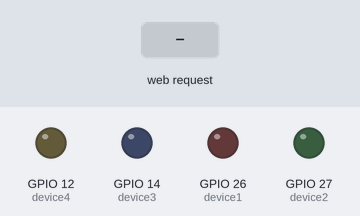
The sketch below on a simulated ESP32. Shown: output pins drawn as LEDs (lit = HIGH). The inputs (shaded band) are chosen by the test bench. WiFi joins after 1.5 s; servers stay silent unless stated; what the sketch prints to the serial monitor is not drawn.

Above: at 2.7 s.
2.8 s: HTTP request GET /toggle1 received
At 3.4 s:
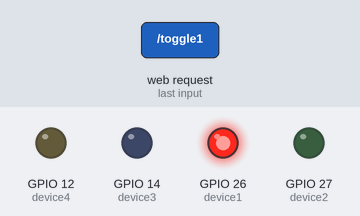
4.3 s: HTTP request GET /toggle2 received
At 4.6 s:
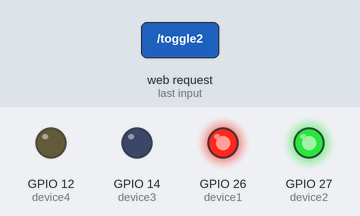
5.8 s: HTTP request GET /toggle3 received
At 6.9 s:
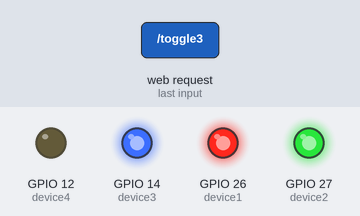
7.3 s: HTTP request GET /toggle4 received
At 8.1 s:
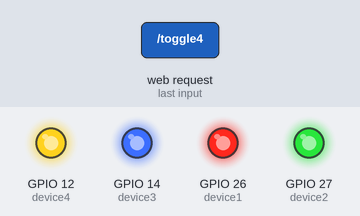
8.8 s: HTTP request GET /toggle1 received
At 9.2 s:
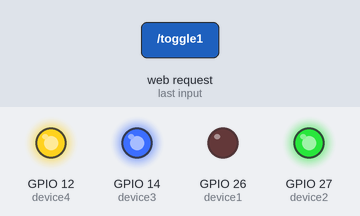
10.3 s: HTTP request GET /toggle2 received
At 11.6 s:
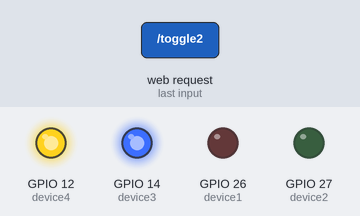
Timing chart, 0 to 12.8 s (numbered marks = the images above; inputs shaded):
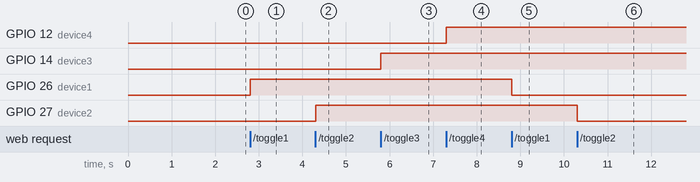

The sketch:

sketch.ino
```cpp
#include <WiFi.h>
#include <WebServer.h>

// Wokwi Virtual WiFi Credentials
const char* ssid = "Wokwi-GUEST";
const char* password = "";

// Create WebServer object on port 80
WebServer server(80);

// Define GPIO Pins for Devices
const int device1 = 26; // Light 1
const int device2 = 27; // Light 2
const int device3 = 14; // Fan 1
const int device4 = 12; // Fan 2

// Status variables
bool status1 = false;
bool status2 = false;
bool status3 = false;
bool status4 = false;

// HTML Page Code (Stored in Program Memory)
const char index_html[] PROGMEM = R"rawliteral(
<!DOCTYPE HTML><html>
<head>
  <title>Home Automation Prototype</title>
  <meta name="viewport" content="width=device-width, initial-scale=1">
  <style>
    body { font-family: Arial; text-align: center; margin: 0px auto; padding-top: 30px; background-color: #f4f4f4;}
    h1 { color: #333; }
    .button { display: inline-block; padding: 15px 25px; font-size: 24px; cursor: pointer; text-align: center; text-decoration: none; outline: none; color: #fff; background-color: #4CAF50; border: none; border-radius: 15px; margin: 5px;}
    .button:hover {background-color: #3e8e41}
    .button:active {background-color: #3e8e41; transform: translateY(4px);}
    .off {background-color: #e7e7e7; color: black;}
  </style>
</head>
<body>
  <h1>Smart Home Dashboard</h1>

  <h3>Living Room Light (Red)</h3>
  <a href="/toggle1"><button class="button %STATE1%">%TEXT1%</button></a>

  <h3>Kitchen Light (Green)</h3>
  <a href="/toggle2"><button class="button %STATE2%">%TEXT2%</button></a>

  <h3>Ceiling Fan (Blue)</h3>
  <a href="/toggle3"><button class="button %STATE3%">%TEXT3%</button></a>

  <h3>Exhaust Fan (Yellow)</h3>
  <a href="/toggle4"><button class="button %STATE4%">%TEXT4%</button></a>

</body>
</html>
)rawliteral";

// Function to generate the updated HTML page
String getPage() {
  String page = index_html;
  page.replace("%STATE1%", status1 ? "" : "off");
  page.replace("%TEXT1%", status1 ? "ON" : "OFF");
  page.replace("%STATE2%", status2 ? "" : "off");
  page.replace("%TEXT2%", status2 ? "ON" : "OFF");
  page.replace("%STATE3%", status3 ? "" : "off");
  page.replace("%TEXT3%", status3 ? "ON" : "OFF");
  page.replace("%STATE4%", status4 ? "" : "off");
  page.replace("%TEXT4%", status4 ? "ON" : "OFF");
  return page;
}

// Route Handlers
void handleRoot() {
  server.send(200, "text/html", getPage());
}

void handleToggle1() { status1 = !status1; digitalWrite(device1, status1); server.sendHeader("Location", "/"); server.send(303); }
void handleToggle2() { status2 = !status2; digitalWrite(device2, status2); server.sendHeader("Location", "/"); server.send(303); }
void handleToggle3() { status3 = !status3; digitalWrite(device3, status3); server.sendHeader("Location", "/"); server.send(303); }
void handleToggle4() { status4 = !status4; digitalWrite(device4, status4); server.sendHeader("Location", "/"); server.send(303); }

void setup() {
  Serial.begin(115200);

  // Initialize Pins
  pinMode(device1, OUTPUT);
  pinMode(device2, OUTPUT);
  pinMode(device3, OUTPUT);
  pinMode(device4, OUTPUT);

  // Connect to WiFi
  WiFi.begin(ssid, password);
  Serial.print("Connecting to WiFi");
  while (WiFi.status() != WL_CONNECTED) {
    delay(500);
    Serial.print(".");
  }

  Serial.println("");
  Serial.println("WiFi connected.");
  Serial.println("IP address: ");
  Serial.println(WiFi.localIP());

  // Setup Web Server Routes
  server.on("/", handleRoot);
  server.on("/toggle1", handleToggle1);
  server.on("/toggle2", handleToggle2);
  server.on("/toggle3", handleToggle3);
  server.on("/toggle4", handleToggle4);

  server.begin();
  Serial.println("Web server started!");
}

void loop() {
  server.handleClient();
  delay(2); // Allow CPU to switch tasks
}
```

Measured:
- after the input at 2.8 s, GPIO 26 (device1): LOW → HIGH at once
- after the input at 4.3 s, GPIO 27 (device2): LOW → HIGH at once
- after the input at 5.8 s, GPIO 14 (device3): LOW → HIGH at once
- after the input at 7.3 s, GPIO 12 (device4): LOW → HIGH at once
- after the input at 8.8 s, GPIO 26 (device1): HIGH → LOW at once
- after the input at 10.3 s, GPIO 27 (device2): HIGH → LOW at once
